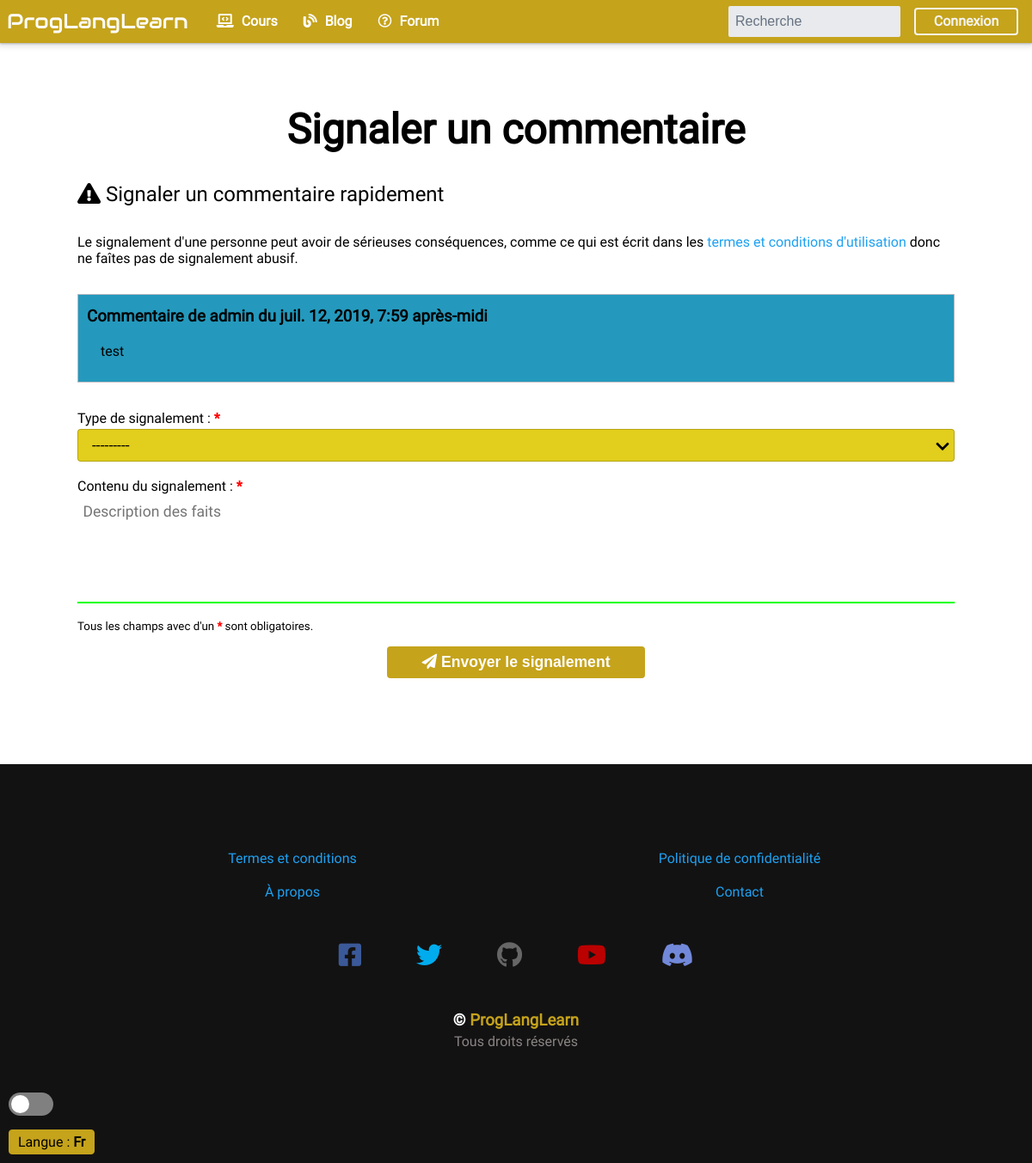
Screenshot of /report/1/ with the database file from the repository.
### main/models.py (models this page shows, shortened)
class Comment(models.Model):
    author = models.ForeignKey(
        User, on_delete=models.SET_NULL, null=True, blank=True, related_name='comments', verbose_name=_("Auteur"))
    content_type = models.ForeignKey(
        ContentType, on_delete=models.CASCADE, verbose_name=_("Modèle de l'objet"))
    object_id = models.PositiveIntegerField(
        verbose_name=_("Identifiant de l'objet"))
    content_object = GenericForeignKey('content_type', 'object_id')
    content = models.TextField(verbose_name=_("Commentaire ou réponse"))
    timestamp = models.DateTimeField(
        auto_now_add=True, verbose_name=_("Date de publication"))
    class Meta:
        ordering = ['-timestamp']
        verbose_name = _("commentaire")

class User(AbstractUser):
    REQUIRED_FIELDS = ['email']
    ip_address = models.GenericIPAddressField(
        verbose_name=_("Adresse IP"), null=True, blank=True)

### main/views.py (the view, shortened to what this page needs)
class CommentReportView(NavbarSearchMixin, View):
    template_name = 'main/report.html'
    def get(self, request, *args, **kwargs):
        return render(request, self.template_name, self.get_context_data(**kwargs))
    def get_context_data(self, **kwargs):
        context = {**kwargs}
        context['navbar_search_form'] = self.form_navbar()
        context['object'] = Comment.objects.get(id=kwargs.get('comment_id'))
        context['form'] = CommentReportForm()
        return context

### main/forms.py
class NavbarSearchForm(forms.Form):
    q = forms.CharField(label=_("Recherche"), widget=forms.TextInput(attrs={
        'id': 'search',
        'placeholder': _("Recherche"),
        'name': 'q'
    }), required=False)

class CommentReportForm(forms.ModelForm):
    class Meta:
        model = CommentReport
        fields = ['type_alert', 'content_alert']
        widgets = {
            'type_alert': forms.Select(),
            'content_alert': forms.Textarea(attrs={'placeholder': _("Description des faits")})
        }

### main/mixins.py (called while the page is built)
    def form_navbar(self):
        form = NavbarSearchForm()
        if form.is_valid():
            form = NavbarSearchForm(q=form.cleaned_data.get('q'))
        return form

### main/templates/main/report.html (shortened to what this page needs)
{% extends 'base.html' %}
{% block main %}
<h1 class="large">Signaler un commentaire</h1>
<p class="lead"><i class="fas fa-exclamation-triangle"></i> Signaler un commentaire rapidement</p>
<div>
    <p>Le signalement d'une personne peut avoir de sérieuses conséquences, comme ce qui est écrit dans les
        <a href="{% url 'main:terms' %}">termes et conditions d'utilisation</a> donc ne faîtes pas de signalement
        abusif.</p>
    <div class="my-2">
        <div class="card card__info">
            <div class="card-container">
                <h3 class="card-title">Commentaire de {{ object.author.username }} du {{ object.timestamp }}</h3>
                <div class="card-content p-1">{{ object.content }}</div>
            </div>
        </div>
    </div>
    <form method="POST" class="form">
        <div class="form-group">
            {{ form.type_alert.label_tag }}&nbsp;<span class="required-input">*</span>
            <div class="custom-select select__warning">
                {{ form.type_alert }}
            </div>
        </div>
        <div class="form-group">
            {{ form.content_alert.label_tag }}&nbsp;<span class="required-input">*</span>
            {{ form.content_alert }}
        </div>
        <small class="d-block mb-1">Tous les champs avec d'un <span class="required-input">*</span> sont
            obligatoires.</small>
        <div class="center-text">
            <button type="submit" class="btn btn__primary btn__large btn__300"><i
                    class="fas fa-paper-plane"></i> Envoyer le signalement</button>
        </div>
    </form>
</div>
{% endblock main %}

### rows the page displays
Comment: author.username "admin", timestamp "juil. 12, 2019, 7:59 après-midi", content "test"

### other values shown
{{ CURRENT_LANGUAGE|title }} "Fr"
